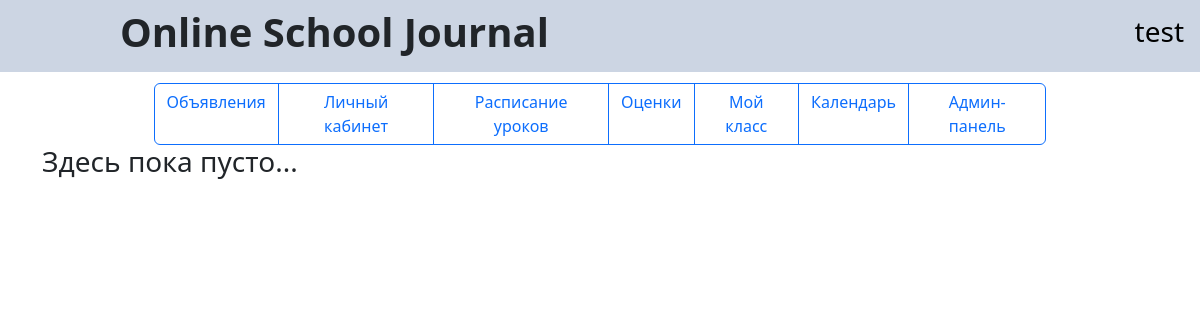
Before: /menu/ads (signed in) with the older database file.
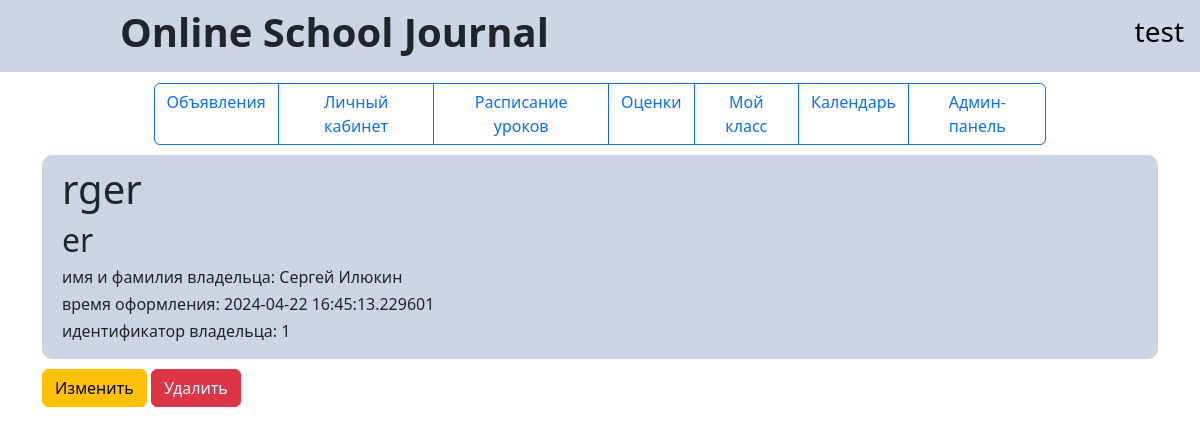
After: the same page with the newer database file.
### data/user_forming.py (models this page shows, shortened)
class User(SqlAlchemyBase, UserMixin):
    __tablename__ = 'users'
    id = sqlalchemy.Column(sqlalchemy.Integer,
                           primary_key=True, autoincrement=True)
    role = sqlalchemy.Column(sqlalchemy.String, nullable=True)
    login = sqlalchemy.Column(sqlalchemy.String, nullable=True, unique=True)
    hashed_password = sqlalchemy.Column(sqlalchemy.String, nullable=True)
    surname = sqlalchemy.Column(sqlalchemy.String, nullable=True)
    name = sqlalchemy.Column(sqlalchemy.String, nullable=True)
    age = sqlalchemy.Column(sqlalchemy.Integer, nullable=True)
    address = sqlalchemy.Column(sqlalchemy.String, nullable=True)
    modified_date = sqlalchemy.Column(sqlalchemy.DateTime,
                                      default=datetime.datetime.now)
    class_student = sqlalchemy.Column(sqlalchemy.String, nullable=True)
    marks = orm.relationship("Marks", back_populates='user')

### data/ads_forming.py (models this page shows)
class Ads(SqlAlchemyBase):
    __tablename__ = 'ads'
    id = sqlalchemy.Column(sqlalchemy.Integer,
                           primary_key=True, autoincrement=True)
    owner_id = sqlalchemy.Column(sqlalchemy.Integer,
                                 sqlalchemy.ForeignKey("users.id"))
    ad_name = sqlalchemy.Column(sqlalchemy.String, nullable=True)
    discription = sqlalchemy.Column(sqlalchemy.String, nullable=True)
    date = sqlalchemy.Column(sqlalchemy.DateTime,
                                      default=datetime.datetime.now)
    user = orm.relationship("User")

### main.py (the view)
@app.route("/menu/ads", methods=['GET', 'POST'])
def menu_ads():
    if current_user.is_authenticated:
        db_sess = db_session.create_session()
        ads = db_sess.query(Ads).all()
        return render_template("menu_ads.html", current_user=current_user, ads=ads)
    return redirect("/login")

### data/db_session.py (called while the page is built)
def create_session() -> Session:
    global __factory
    return __factory()

### main.py (called while the page is built)
@login_manager.user_loader
def load_user(user_id):
    db_sess = db_session.create_session()
    return db_sess.get(User, user_id)

### templates/menu_ads.html
{% extends "main.html" %}
{% block content %}
{% if ads %}
{% for item in ads %}
<div class="ads" style="background-color: #ccd5e3; box-sizing: border-box; border-radius: 10px 10px 10px 10px; margin-top:10px; margin-bottom:10px">
    <div style="margin-left: 10px; padding: 10px 10px 10px 10px; word-wrap: normal">
    <h1 style="word-wrap: break-word">
        {{item.ad_name}}
    </h1>
    <h2 style="word-wrap: break-word">{{item.discription}}</h2>
    <h6>имя и фамилия владельца: {{current_user.name}} {{current_user.surname}}</h6>
    <h6>время оформления: {{item.date}}</h6>
    <h6>идентификатор владельца: {{item.owner_id}}</h6>
        </div>
</div>
{% if current_user.is_authenticated and current_user.id == item.owner_id or current_user.role == "admin" %}
    <div>
        <a href="/ads/edit/{{ item.id }}" class="btn btn-warning">
            Изменить
        </a>
        <a href="/ads/delete/{{ item.id }}" class="btn btn-danger">
            Удалить
        </a>
    </div>
{% endif %}
{% endfor %}
{% else %}
<h3 style="">Здесь пока пусто...</h3>
{% endif %}
{% endblock %}

### templates/main.html (shortened to what this page needs)
<!doctype html>
<html lang="ru">
<head>
	<link rel="stylesheet" href="/static/css/style.css">
	<link href="https://cdn.jsdelivr.net/npm/bootstrap@5.3.0/dist/css/bootstrap.min.css" rel="stylesheet"
>
</head>
<body>
	<header>
		<nav class="navbar navbar-light">
			<h1 id="title">Online School Journal</h1>
			 {% if current_user.is_authenticated %}
			 <a class="navbar-brand" href="/menu/profile"><h3>{{ current_user.login }}</h3></a>
			 {% endif %}
		</nav>
	</header>
	<main role="main" class="container">
        <div id="tabs" class="btn-group">
            <a href="/menu/ads" class="btn btn-outline-primary">Объявления</a>
            <a href="/menu/profile" class="btn btn-outline-primary">Личный кабинет</a>
            <a href="/menu/timetable" class="btn btn-outline-primary">Расписание уроков</a>
            <a href="/menu/marks" class="btn btn-outline-primary">Оценки</a>
            <a href="/menu/class" class="btn btn-outline-primary">Мой класс</a>
            <a href="/menu/calendar" class="btn btn-outline-primary">Календарь</a>
            {% if current_user.role == "admin" %}
            <a href="/menu/admin" class="btn btn-outline-primary">Админ-панель</a>
            {% endif %}
        </div>
        {% block content %}{% endblock %}
    </main>
</body>
</html>

### static/css/style.css (style rules this page uses)
nav { background-color:#ccd5e3; }
#title { margin-left: 10%; font-weight: bold }
#tabs { display: flex; margin-left: 10%; margin-right: 10%; margin-top: 1% }

Changed rows visible on the page:
added Ads: ad_name "rger", discription "er", {{ current_user.name }} "Сергей", {{ current_user.surname }} "Илюкин", date "2024-04-22 16:45:13.229601", owner_id "1"
Other visible differences:
text no longer shown: "Здесь пока пусто..."
